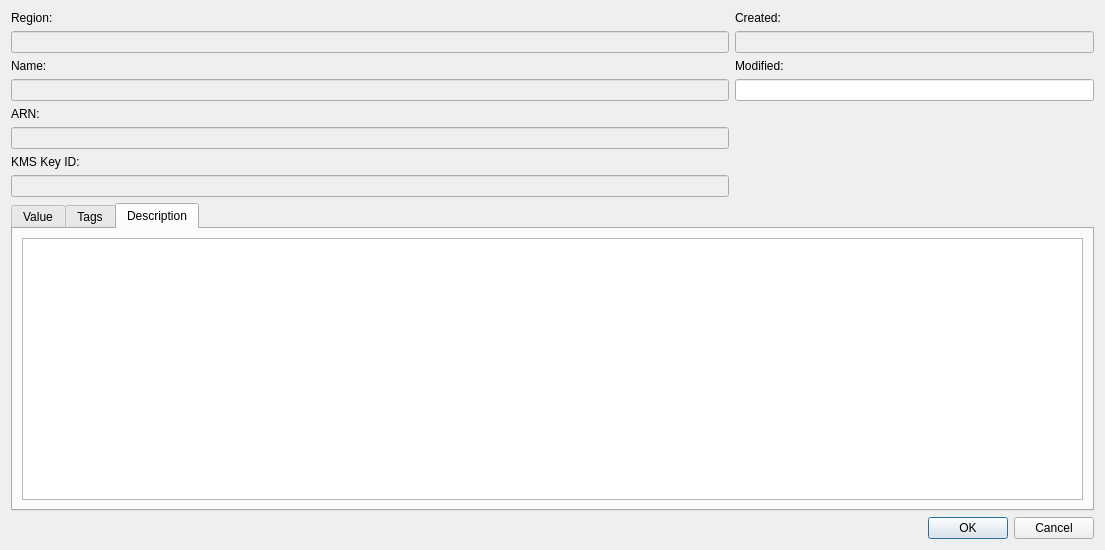
<?xml version="1.0" encoding="UTF-8"?>
<ui version="4.0">
 <class>SSMParameterDialog</class>
 <widget class="QDialog" name="SSMParameterDialog">
  <property name="geometry">
   <rect>
    <x>0</x>
    <y>0</y>
    <width>1105</width>
    <height>550</height>
   </rect>
  </property>
  <property name="windowTitle">
   <string>SSM Parameter Details</string>
  </property>
  <layout class="QVBoxLayout" name="verticalLayout">
   <item>
    <layout class="QGridLayout" name="gridLayout" columnstretch="2,1">
     <item row="4" column="0">
      <widget class="QLabel" name="arnLabel">
       <property name="text">
        <string>ARN:</string>
       </property>
      </widget>
     </item>
     <item row="5" column="0">
      <widget class="QLineEdit" name="arnEdit">
       <property name="enabled">
        <bool>false</bool>
       </property>
      </widget>
     </item>
     <item row="2" column="0">
      <widget class="QLabel" name="nameLabel">
       <property name="text">
        <string>Name:</string>
       </property>
      </widget>
     </item>
     <item row="1" column="0">
      <widget class="QLineEdit" name="regionEdit">
       <property name="enabled">
        <bool>false</bool>
       </property>
      </widget>
     </item>
     <item row="6" column="0">
      <widget class="QLabel" name="kmsKeyId">
       <property name="text">
        <string>KMS Key ID:</string>
       </property>
      </widget>
     </item>
     <item row="3" column="0">
      <widget class="QLineEdit" name="nameEdit">
       <property name="enabled">
        <bool>false</bool>
       </property>
      </widget>
     </item>
     <item row="0" column="0">
      <widget class="QLabel" name="regionLabel">
       <property name="text">
        <string>Region:</string>
       </property>
      </widget>
     </item>
     <item row="7" column="0">
      <widget class="QLineEdit" name="kmsKeyIdEdit">
       <property name="enabled">
        <bool>false</bool>
       </property>
      </widget>
     </item>
     <item row="0" column="1">
      <widget class="QLabel" name="createdLabel">
       <property name="text">
        <string>Created:</string>
       </property>
      </widget>
     </item>
     <item row="1" column="1">
      <widget class="QLineEdit" name="createdEdit">
       <property name="enabled">
        <bool>false</bool>
       </property>
      </widget>
     </item>
     <item row="2" column="1">
      <widget class="QLabel" name="modifiedLabel">
       <property name="text">
        <string>Modified:</string>
       </property>
      </widget>
     </item>
     <item row="3" column="1">
      <widget class="QLineEdit" name="modifiedEdit"/>
     </item>
    </layout>
   </item>
   <item>
    <widget class="QTabWidget" name="tabWidget">
     <property name="currentIndex">
      <number>2</number>
     </property>
     <widget class="QWidget" name="valueTab">
      <attribute name="title">
       <string>Value</string>
      </attribute>
      <layout class="QVBoxLayout" name="verticalLayout_3">
       <item>
        <layout class="QGridLayout" name="gridLayout_2">
         <item row="2" column="0">
          <spacer name="verticalSpacer">
           <property name="orientation">
            <enum>Qt::Orientation::Vertical</enum>
           </property>
           <property name="sizeHint" stdset="0">
            <size>
             <width>20</width>
             <height>40</height>
            </size>
           </property>
          </spacer>
         </item>
         <item row="1" column="0">
          <widget class="QLineEdit" name="secretStringEdit"/>
         </item>
         <item row="0" column="0">
          <widget class="QLabel" name="secretStringLabel">
           <property name="text">
            <string>Secret String:</string>
           </property>
          </widget>
         </item>
         <item row="1" column="1">
          <widget class="QPushButton" name="showValueButton">
           <property name="text">
            <string>Show</string>
           </property>
           <property name="checkable">
            <bool>true</bool>
           </property>
          </widget>
         </item>
        </layout>
       </item>
      </layout>
     </widget>
     <widget class="QWidget" name="tagsTab">
      <attribute name="title">
       <string>Tags</string>
      </attribute>
      <layout class="QVBoxLayout" name="verticalLayout_2">
       <item>
        <layout class="QHBoxLayout" name="horizontalLayout">
         <item>
          <spacer name="horizontalSpacer">
           <property name="orientation">
            <enum>Qt::Orientation::Horizontal</enum>
           </property>
           <property name="sizeHint" stdset="0">
            <size>
             <width>40</width>
             <height>20</height>
            </size>
           </property>
          </spacer>
         </item>
         <item>
          <widget class="QPushButton" name="tagsRefreshButton">
           <property name="text">
            <string>PushButton</string>
           </property>
          </widget>
         </item>
        </layout>
       </item>
       <item>
        <widget class="QTableView" name="tagsTableView"/>
       </item>
      </layout>
     </widget>
     <widget class="QWidget" name="tab">
      <attribute name="title">
       <string>Description</string>
      </attribute>
      <layout class="QVBoxLayout" name="verticalLayout_4">
       <item>
        <widget class="QTextEdit" name="descriptionEdit"/>
       </item>
      </layout>
     </widget>
    </widget>
   </item>
   <item>
    <widget class="QDialogButtonBox" name="buttonBox">
     <property name="standardButtons">
      <set>QDialogButtonBox::StandardButton::Cancel|QDialogButtonBox::StandardButton::Ok</set>
     </property>
    </widget>
   </item>
  </layout>
 </widget>
 <resources/>
 <connections/>
</ui>
